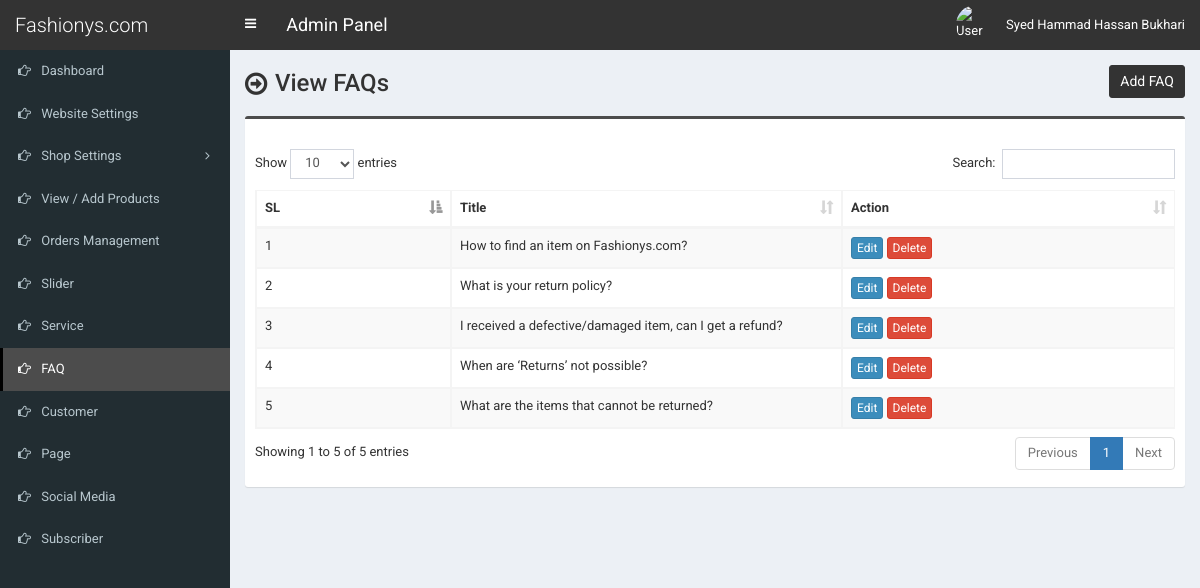
/admin/faq.php (signed in), run on an earlier commit of the app's database.
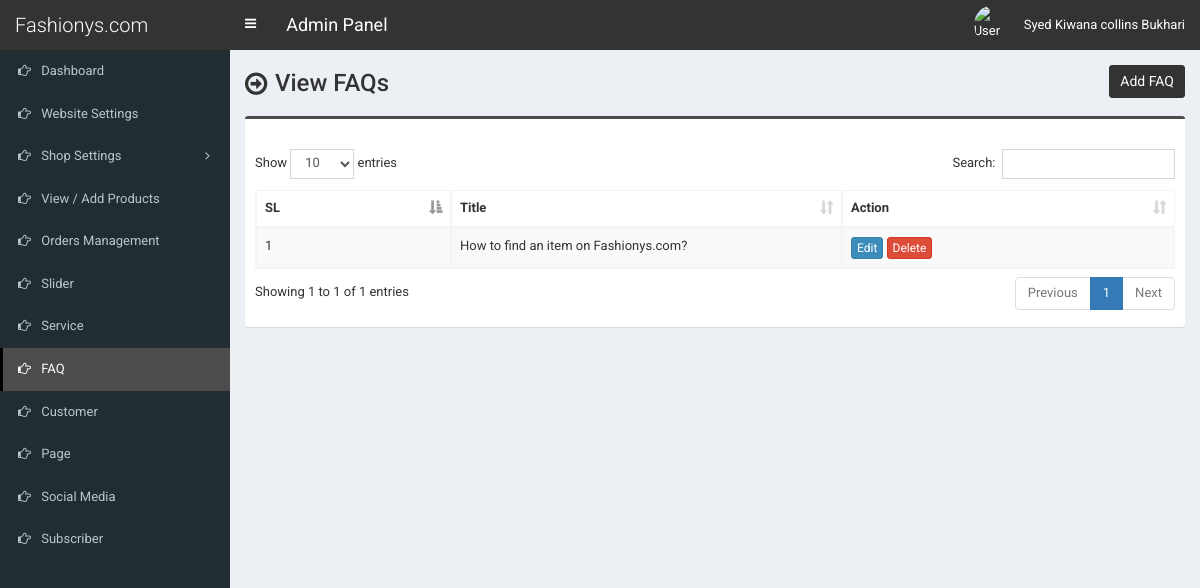
And on a later commit of the database.
### tables this page shows
CREATE TABLE `tbl_faq` (
  `faq_id` int(11) NOT NULL,
  `faq_title` varchar(255) NOT NULL,
  `faq_content` text NOT NULL
);

### admin/faq.php (the view, shortened to what this page needs)
<?php require_once('header.php'); ?>
<section class="content-header">
	<div class="content-header-left">
		<h1>View FAQs</h1>
	</div>
	<div class="content-header-right">
		<a href="faq-add.php" class="btn btn-primary btn-sm">Add FAQ</a>
	</div>
</section>
<section class="content">
	<div class="row">
		<div class="col-md-12">
			<div class="box box-info">
				<div class="box-body table-responsive">
					<table id="example1" class="table table-bordered table-striped">
						<thead>
							<tr>
								<th width="30">SL</th>
								<th width="100">Title</th>
								<th width="80">Action</th>
							</tr>
						</thead>
						<tbody>
							<?php
							$i=0;
							$statement = $pdo->prepare("SELECT * FROM tbl_faq");
							$statement->execute();
							$result = $statement->fetchAll(PDO::FETCH_ASSOC);
							foreach ($result as $row) {
								$i++;
								?>
								<tr>
									<td><?php echo $i; ?></td>
									<td><?php echo $row['faq_title']; ?></td>
									<td>
										<a href="faq-edit.php?id=<?php echo $row['faq_id']; ?>" class="btn btn-primary btn-xs">Edit</a>
										<a href="#" class="btn btn-danger btn-xs" data-href="faq-delete.php?id=<?php echo $row['faq_id']; ?>" data-toggle="modal" data-target="#confirm-delete">Delete</a>
									</td>
								</tr>
								<?php
							}
							?>
						</tbody>
					</table>
				</div>
			</div>
		</div>
	</div>
</section>
<?php require_once('footer.php'); ?>

### admin/header.php (shortened to what this page needs)
<!DOCTYPE html>
<html>
<head>
	<link rel="stylesheet" href="css/bootstrap.min.css">
	<link rel="stylesheet" href="css/font-awesome.min.css">
	<link rel="stylesheet" href="css/ionicons.min.css">
	<link rel="stylesheet" href="css/datepicker3.css">
	<link rel="stylesheet" href="css/all.css">
	<link rel="stylesheet" href="css/select2.min.css">
	<link rel="stylesheet" href="css/dataTables.bootstrap.css">
	<link rel="stylesheet" href="css/jquery.fancybox.css">
	<link rel="stylesheet" href="css/AdminLTE.min.css">
	<link rel="stylesheet" href="css/_all-skins.min.css">
	<link rel="stylesheet" href="css/on-off-switch.css"/>
	<link rel="stylesheet" href="css/summernote.css">
	<link rel="stylesheet" href="style.css">
</head>
<body class="hold-transition fixed skin-blue sidebar-mini">
	<div class="wrapper">
		<header class="main-header">
			<a href="index.php" class="logo">
				<span class="logo-lg">Fashionys.com</span>
			</a>
			<nav class="navbar navbar-static-top">
				<a href="#" class="sidebar-toggle" data-toggle="offcanvas" role="button">
				</a>
				<span style="float:left;line-height:50px;color:#fff;padding-left:15px;font-size:18px;">Admin Panel</span>
				<div class="navbar-custom-menu">
					<ul class="nav navbar-nav">
						<li class="dropdown user user-menu">
							<a href="#" class="dropdown-toggle" data-toggle="dropdown">
								<img src="../assets/uploads/<?php echo $_SESSION['user']['photo']; ?>" class="user-image" alt="User Image">
								<span class="hidden-xs"><?php echo $_SESSION['user']['full_name']; ?></span>
							</a>
						</li>
					</ul>
				</div>
			</nav>
		</header>
  		<?php $cur_page = substr($_SERVER["SCRIPT_NAME"],strrpos($_SERVER["SCRIPT_NAME"],"/")+1); ?>
  		<aside class="main-sidebar">
    		<section class="sidebar">
      			<ul class="sidebar-menu">
			        <li class="treeview <?php if($cur_page == 'index.php') {echo 'active';} ?>">
			          <a href="index.php">
			            <i class="fa fa-hand-o-right"></i> <span>Dashboard</span>
			          </a>
			        </li>
			        <li class="treeview <?php if( ($cur_page == 'settings.php') ) {echo 'active';} ?>">
			          <a href="settings.php">
			            <i class="fa fa-hand-o-right"></i> <span>Website Settings</span>
			          </a>
			        </li>
                    <li class="treeview <?php if( ($cur_page == 'size.php') || ($cur_page == 'size-add.php') || ($cur_page == 'size-edit.php') || ($cur_page == 'color.php') || ($cur_page == 'color-add.php') || ($cur_page == 'color-edit.php') || ($cur_page == 'country.php') || ($cur_page == 'country-add.php') || ($cur_page == 'country-edit.php') || ($cur_page == 'shipping-cost.php') || ($cur_page == 'shipping-cost-edit.php') || ($cur_page == 'top-category.php') || ($cur_page == 'top-category-add.php') || ($cur_page == 'top-category-edit.php') || ($cur_page == 'mid-category.php') || ($cur_page == 'mid-category-add.php') || ($cur_page == 'mid-category-edit.php') || ($cur_page == 'end-category.php') || ($cur_page == 'end-category-add.php') || ($cur_page == 'end-category-edit.php') ) {echo 'active';} ?>">
                        <a href="#">
                            <i class="fa fa-hand-o-right"></i>
                            <span>Shop Settings</span>
                            <span class="pull-right-container">
								<i class="fa fa-angle-left pull-right"></i>
							</span>
                        </a>
                    </li>
                    <li class="treeview <?php if( ($cur_page == 'product.php') || ($cur_page == 'product-add.php') || ($cur_page == 'product-edit.php') ) {echo 'active';} ?>">
                        <a href="product.php">
                            <i class="fa fa-hand-o-right"></i> <span>View / Add Products</span>
                        </a>
                    </li>
                    <li class="treeview <?php if( ($cur_page == 'order.php') ) {echo 'active';} ?>">
                        <a href="order.php">
                            <i class="fa fa-hand-o-right"></i> <span>Orders Management</span>
                        </a>
                    </li>
                     <li class="treeview <?php if( ($cur_page == 'slider.php') ) {echo 'active';} ?>">
			          <a href="slider.php">
			            <i class="fa fa-hand-o-right"></i> <span>Slider</span>
			          </a>
			        </li>
			        <li class="treeview <?php if( ($cur_page == 'service.php') ) {echo 'active';} ?>">
			          <a href="service.php">
			            <i class="fa fa-hand-o-right"></i> <span>Service</span>
			          </a>
			        </li>
			      			        <li class="treeview <?php if( ($cur_page == 'faq.php') ) {echo 'active';} ?>">
			          <a href="faq.php">
			            <i class="fa fa-hand-o-right"></i> <span>FAQ</span>
			          </a>
			        </li>
						<li class="treeview <?php if( ($cur_page == 'customer.php') || ($cur_page == 'customer-add.php') || ($cur_page == 'customer-edit.php') ) {echo 'active';} ?>">
			          <a href="customer.php">
			            <i class="fa fa-hand-o-right"></i> <span>Customer</span>
			          </a>
			        </li>
			        <li class="treeview <?php if( ($cur_page == 'page.php') ) {echo 'active';} ?>">
			          <a href="page.php">
			            <i class="fa fa-hand-o-right"></i> <span>Page</span>
			          </a>
			        </li>
			        <li class="treeview <?php if( ($cur_page == 'social-media.php') ) {echo 'active';} ?>">
			          <a href="social-media.php">
			            <i class="fa fa-hand-o-right"></i> <span>Social Media</span>
			          </a>
			        </li>
			        <li class="treeview <?php if( ($cur_page == 'subscriber.php')||($cur_page == 'subscriber.php') ) {echo 'active';} ?>">
			          <a href="subscriber.php">
			            <i class="fa fa-hand-o-right"></i> <span>Subscriber</span>
			          </a>
			        </li>
      			</ul>
    		</section>
  		</aside>
  		<div class="content-wrapper">

### admin/footer.php (shortened to what this page needs)
		</div>
	</div>
</body>
</html>

### admin/style.css (style rules this page uses)
body { font-size: 13px; font-family: 'Roboto', sans-serif; }
.navbar-nav>.user-menu .user-image { width: 40px; height: 40px; margin-top: -10px; }
.content-header>h1, .content-header .content-header-left h1 { font-family: 'Roboto', sans-serif; }
.main-header .logo { text-align: left; }
.main-header .logo .logo-lg { font-family: 'Roboto', sans-serif; }
.box-info { padding-top: 20px; }
.sidebar-menu li>a>.pull-right-container>.fa-angle-left:before { content: "\f105"; }
.content-header { overflow: hidden; }
.content-header .content-header-left { float: left; padding-top: 5px; }
.content-header .content-header-right { float: right; }
.content-header .content-header-left h1 { margin-top: 0; margin-bottom: 0; padding-left: 30px; padding-bottom: 5px; font-size: 24px; position: relative; }
.content-header .content-header-left h1:before { position: absolute; top: 0; left: 0; font-family: 'FontAwesome', sans-serif; font-size: 26px; content: '\f18e'; }
.content-header .content-header-right a { position: relative; font-size: 14px; }
.skin-blue .sidebar-menu>li:hover>a, .skin-blue .sidebar-menu>li.active>a { color: #fff; background: #3c8dbc; border-left-color: #3c8dbc; }
.skin-blue .main-header .logo, .skin-blue .main-header .logo:hover, .skin-blue .main-header .navbar, .skin-blue .main-header .navbar .sidebar-toggle:hover { background-color: #333333; }
.skin-blue .sidebar-menu>li:hover>a, .skin-blue .sidebar-menu>li.active>a { background-color: #4c4c4c; border-left-color: #000000; }
.box.box-info { border-top-color: #4c4c4c; }
.content-header .content-header-right a { background-color: #333333; border-color: #333333; }

What changed in the data, as far as the page shows it:
removed tbl_faq: faq_title "What is your return policy?"
removed tbl_faq: faq_title "I received a defective/damaged item, can I get a refund?"
removed tbl_faq: faq_title "When are ‘Returns’ not possible?"
removed tbl_faq: faq_title "What are the items that cannot be returned?"
Also different on the page:
$_SESSION['user']['full_name']: "Syed Hammad Hassan Bukhari" → "Syed Kiwana collins Bukhari"
text written by a page script: "Show entries Search: Showing 1 to 5 of 5 entries Previous 1 Next" → "Show entries Search: Showing 1 to 1 of 1 entries Previous 1 Next"
